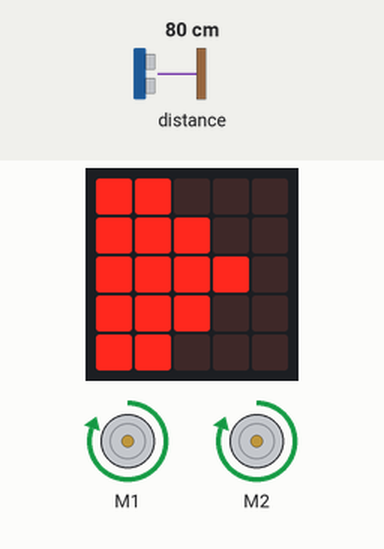
Simulated run of this program. Board: BBC micro:bit (MakeCode). On the bench: the board's 5×5 LED display, 2 × DC motor (green arrow = forward, orange = backward, longer = faster). The inputs (shaded band) are chosen by the test bench; at power-on: distance to the obstacle 80 cm.

Above: at 1.6 s.
1.7 s: distance to the obstacle set to 11 cm
3.2 s: distance to the obstacle set to 8 cm
At 4.0 s:
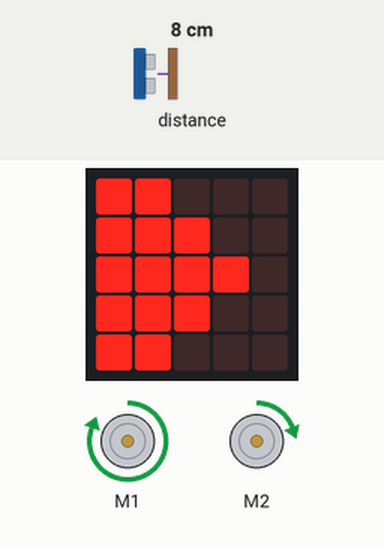
4.7 s: distance to the obstacle set to 18 cm
At 5.9 s:
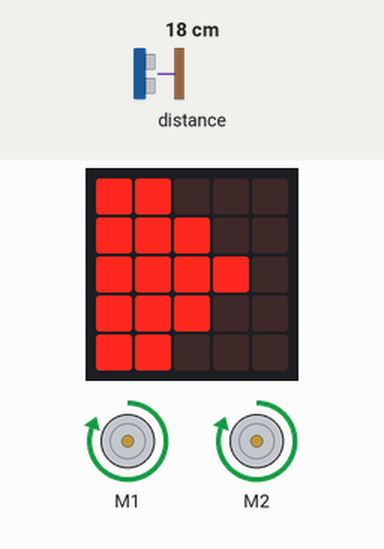
6.7 s: distance to the obstacle set to 2 cm
At 7.8 s:
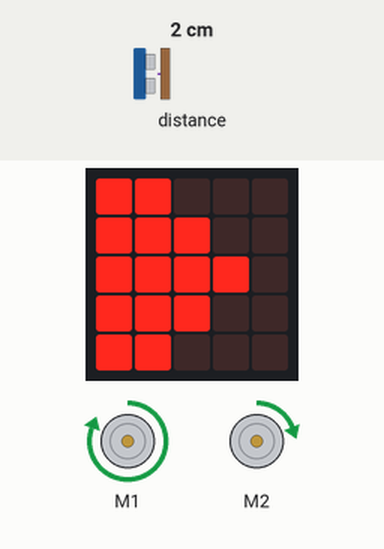
Timing chart, 0 to 9.2 s (numbered marks = the images above; inputs shaded):
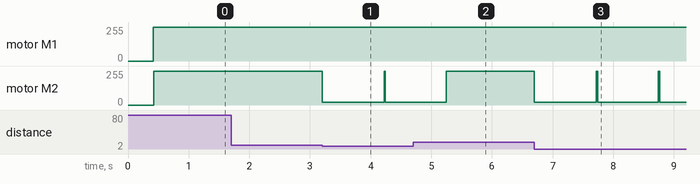

Measured:
- the behaviour switches between 10 and 9 cm on distance to the obstacle (found by bisection; images 0 and 1)
- after the input at 1.7 s, every drawn part: stays the same
- after the input at 3.2 s, motor M2: forward 255/255 → forward 21/255 at once
- after the input at 4.7 s, motor M2: goes on until 5.2 s, then stays forward 255/255
- after the input at 6.7 s, motor M2: forward 255/255 → forward 21/255 at once

The program:

main.ts
```typescript
basic.showLeds(`
    # # . . .
    # # # . .
    # # # # .
    # # # . .
    # # . . .
    `)
basic.forever(function () {
    maqueen.motorRun(maqueen.Motors.All, maqueen.Dir.CW, 255)
    if (maqueen.Ultrasonic(PingUnit.Centimeters) < 10) {
        maqueen.motorRun(maqueen.Motors.M1, maqueen.Dir.CW, 255)
        maqueen.motorRun(maqueen.Motors.M2, maqueen.Dir.CW, 21)
        basic.pause(1000)
    }
})
```

test.ts
```typescript
// les tests vont ici ; cela ne sera pas compilé si ce paquet est utilisé en tant qu'extension.
```
